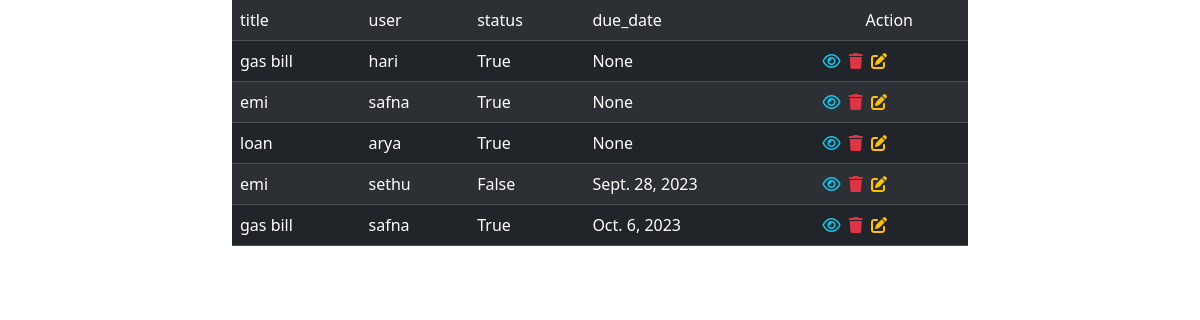
Page /todos/all on the committed database.
### task/models.py (models this page shows, shortened)
class Todos(models.Model):
    title=models.CharField(max_length=200)
    user=models.CharField(max_length=200)
    status=models.BooleanField(default=False)
    created_date=models.DateTimeField(auto_now=True,null=True)
    due_date=models.DateField(null=True)

### task/views.py (the view)
# urls.py: path('todos/all',TodoListView.as_view(),name="todo-list"),
class TodoListView(View):
    def get(self,request,*args,**kwargs):
        qs=Todos.objects.all()
        return render(request,"todo_list.html",{"todos":qs})

### task/templates/todo_list.html (shortened to what this page needs)
<!DOCTYPE html>
<html lang="en">
<head>
    <link href="https://cdn.jsdelivr.net/npm/bootstrap@5.3.2/dist/css/bootstrap.min.css" rel="stylesheet">
    <link rel="stylesheet" href="https://cdnjs.cloudflare.com/ajax/libs/font-awesome/6.4.2/css/all.min.css" />
</head>
<body>
    <div class="container">
        <div class="row">
            <div class="col-2"></div>
            <div class="col-8">
                <table class="table table-striped table-dark">
                    <tr>
                        <td>title</td>
                        <td>user</td>
                        <td>status</td>
                        <td>due_date</td>
                        <td class="text-center">Action</td>
                    </tr>
                    {%for todo in todos%}
                        <tr>
                                <td>{{todo.title}}</td>
                                <td>{{todo.user}}</td>
                                <td>{{todo.status}}</td>
                                <td>{{todo.due_date}}</td>
                               <td class="px-2">
                                <a href="{%url 'todo-detail' todo.id %}" class="ms-1"><i class="fa-regular fa-eye fa-shake text-info"></i></a>
                                <a href="{% url 'todo-delete' todo.id %}" class="ms-1"><i class="fa-solid fa-trash text-danger"></i></a>
                                <a href="{% url 'todo-change' todo.id %}" class="ms-1"><i class="fa-solid fa-pen-to-square text-warning"></i></a>
                            </td>
                        </tr>
                    {%endfor%}
                </table>
            </div>
            <div class="col-2"></div>
        </div>
    </div>
</body>
</html>

### rows in the picture
Todos: title "gas bill", user "hari", status "True", due_date "None"
Todos: title "emi", user "safna", status "True", due_date "None"
Todos: title "loan", user "arya", status "True", due_date "None"
Todos: title "emi", user "sethu", status "False", due_date "Sept. 28, 2023"
Todos: title "gas bill", user "safna", status "True", due_date "Oct. 6, 2023"
